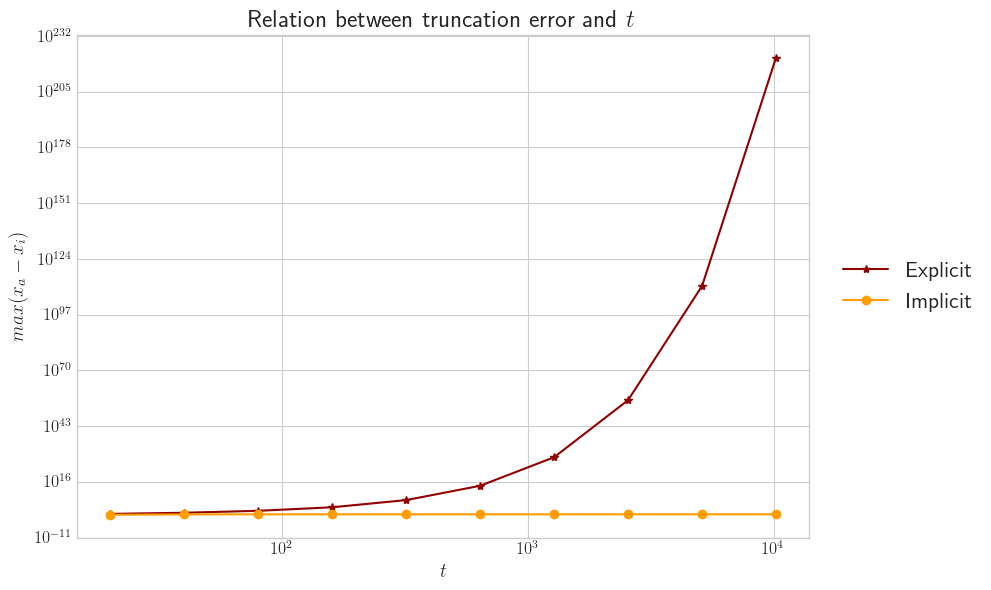

This chart was generated by the following Python code:
import sys
import numpy as np
import matplotlib.pyplot as plt
import seaborn as sns

from spr_exp import *
from spr_imp import *
from load import *

def trunc_t(input_file, output_file):
    '''
    Input: 
    x0, v0: Initial values of x and v.
    t: total time taken
    h: time increment
    
    Plot truncation error against t in computing x(t) of a simple
    harmonic oscillator with initial conditions specified in the input
    and k/m = 1 using different methods.
    '''
    
    sns.set_style('whitegrid')
        
    plt.rc('figure',figsize=[9.45, 6.53]) 
    plt.rc('font',size=12)
    plt.rc('text', usetex=True)    
    
    [x0, v0, t, h] = load_num(input_file)
    t0 = np.geomspace(t, t*512, num=10)
    D1 = []
    D2 = []
    for k in t0:
        T = int(k/h)
        
        diff1 = 0
        diff2 = 0
        
        (Ie, Xe, Ve) = spring_exp(x0, v0, k, h)
        (Ii, Xi, Vi) = spring_imp(x0, v0, k, h)
        X1 = v0 * np.sin(Ie) + x0 * np.cos(Ie)
        for j in range(0, T-1):
            d1 = abs(X1[j]-Xe[j])
            d2 = abs(X1[j]-Xi[j])
            if d1 > diff1:
                diff1 = d1
            if d2 > diff2:
                diff2 = d2
                
        D1.append(diff1)
        D2.append(diff2)
                
    plt.loglog(t0, D1, label='Explicit', marker='*', color=plt.cm.hot(0.2))
    plt.loglog(t0, D2, label='Implicit', marker='o', color=plt.cm.hot(0.6))
    
    plt.ylabel('$max(x_a - x_i)$', fontsize=14)
    plt.xlabel('$t$', fontsize=14)
    plt.title('Relation between truncation error and $t$',\
              fontsize=18)
    plt.legend(bbox_to_anchor=(1.25,0.5),loc='center right', fontsize=16)
    
    plt.savefig(output_file, bbox_inches='tight')

if __name__ == '__main__':
    input_file = sys.argv[1]
    output_file = sys.argv[2]
    trunc_t(input_file, output_file)
